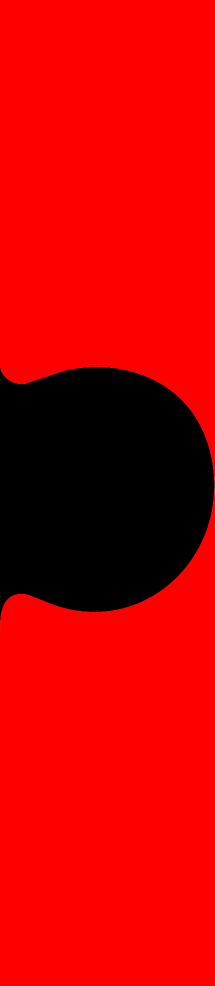
#> input picture Duc.png, 429 x 1971 px (shown at 1/2 size)
$ python Tech.py   (older library calls are emulated)
#> lines starting #> are read from the running program, lines starting #| are printed output that depends on the picture
from PIL import Image

img = Image.open('Duc.png')
#> img is the input picture: PIL image 429x1971 RGB; mean R, G, B 200.9, 0, 0

img = img.resize((500,500), Image.ANTIALIAS)
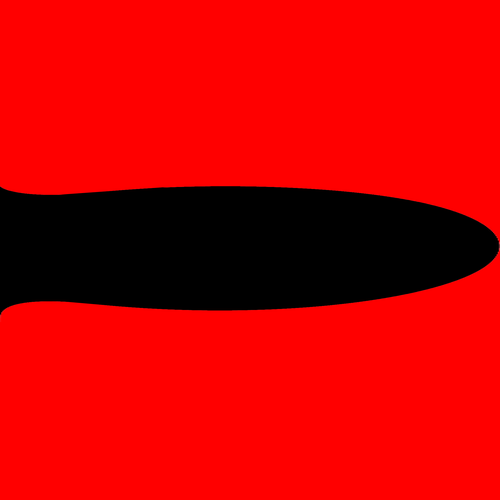
#> img: PIL image 500x500 RGB; mean R, G, B 200.9, 0, 0
img.save('testThu.png')

def tech():
    mage1 = Image.open(r"Duc.png")
    # image1.show()width, height
    width, height = image1.size

    image2  = Image.new("RGBA", (1971+width, height), "#000000")
    image2.paste(image1,(1972,0))

    pixdata = image2.load()

    for y in range(image2.size[1]):
        for x in range(image2.size[0]):
            if pixdata[x, y] != (0, 0, 0, 255):
                pixdata[x, y] = (0, 0, 0, 0)

    image2.show()
    image2.save(r"C:\Users\HaoTu\Desktop\KetQUa.png")
